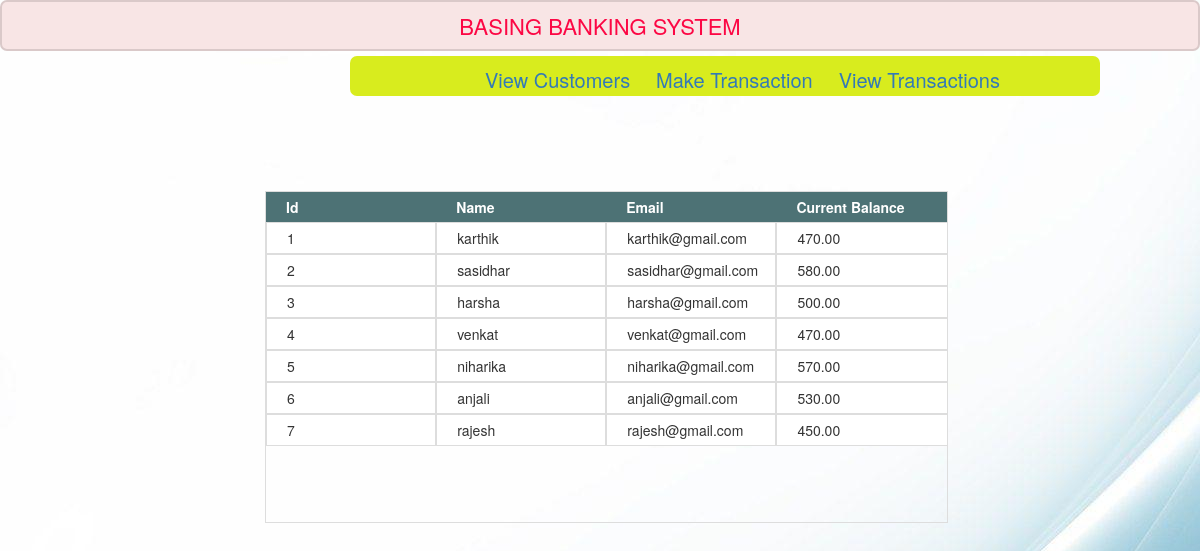
The page /view_cust/ on the database its author committed.
### customers/models.py (models this page shows)
class Customer(models.Model):
    ids = models.IntegerField(null = False , blank = False )
    name = models.CharField(max_length = 200)
    email = models.EmailField(max_length = 200,unique = True,null = False , blank = False)
    curr_bal = models.DecimalField(decimal_places = 2,max_digits = 8)

### customers/views.py (the view)
# urls.py: path("view_cust/",views.view_cust, name = "view_cust" ),
def view_cust(request):
    custs = Customer.objects.all()
    return render(request,"customers/details.html",{'customers' : custs})

### templates/customers/details.html (shortened to what this page needs)
{% extends 'customers/home.html' %}
{% block head %}
<link rel="stylesheet" href="https://maxcdn.bootstrapcdn.com/bootstrap/3.3.7/css/bootstrap.min.css">
{% endblock head %}
{% block content %}
<div class="container">
    <div class="row">
        <table class="col-xs-7 table-bordered table-striped table-condensed table-fixed">
            <thead>
                <tr>
                    <th class = "col">Id</th>
                    <th class="col">Name</th>
                    <th class="col">Email</th>
                    <th class="col">Current Balance</th>
                </tr>
            </thead>
            <tbody>
                {% for customer in customers %}
                <tr>
                    <td class = "col"> {{ customer.ids }} </td>
                    <td class="col" >{{ customer.name }}</td>
                    <td class="col" >{{ customer.email }}</td>
                    <td class="col" >{{ customer.curr_bal }}</td>
                </tr>
                {% endfor %}
            </tbody>
        </table>
    </div>
</div>
{% endblock content %}

### templates/customers/home.html (shortened to what this page needs)
<!DOCTYPE html>
<html lang="en">
<head>
    {% block head %}
    {% endblock %}
</head>
<body>
    {% include 'customers/navbar.html'%}
    {% block content %}
    {% endblock %}
</body>
</html>

### templates/customers/navbar.html (shortened to what this page needs)
<!DOCTYPE html>
<html lang="en">
<head>
</head>
<body>
    <div class="nav">
        <center>
            BASING BANKING SYSTEM
        </center>
    </div>
    <div class="nav2">
            <a  href="{% url 'customers:view_cust' %}">View Customers</a>
            <a  href = "{% url 'customers:transfer' %}">Make Transaction</a>
            <a  href="{% url 'customers:view_hist' %}">View Transactions</a>
    </div>
</body>
</html>

### templates/customers/navbar.html (style rules this page uses)
.nav { border: 2px solid rgba(0, 0, 0, 0.123); padding: 8px; color: rgb(252, 7, 68); background-color: rgb(248, 229, 229); font-size: 22px; border-radius: 7px; }
body { background-image: url("/media/reg.jpg"); }
.nav2 { background-color: rgb(216, 236, 30); border-radius: 7px; position: relative; top: 5px; height:40px; margin-left: 350px; width:750px; }
a { text-decoration: none; font-size:20px; padding:7px; padding-left:15px; position: relative; left:120px; top:10px; }

### templates/customers/details.html (style rules this page uses)
.table-fixed { margin-left: 25rem; margin-top: 10rem; }
.table-fixed thead, .table-fixed thead>th { background: #4d7275; color: #fff; }
.table-fixed tbody tr td { background: #fff; }
.table-fixed>thead>tr>th { border: 0 !important; }
.table-fixed>tbody>tr>td:last-child { border-right: 0; }
.table-fixed tbody td, .table-fixed thead>tr>th { float: left; font-size: 14px; padding-left: 20px !important; }
.table-fixed .col { width: 25%; }
.table-fixed tbody { display: block; height: 300px; overflow-y: auto; }
.table-fixed tr { display: block; }

### rows shown on the page
Customer: ids "1", name "karthik", email "karthik@gmail.com", curr_bal "470.00"
Customer: ids "2", name "sasidhar", email "sasidhar@gmail.com", curr_bal "580.00"
Customer: ids "3", name "harsha", email "harsha@gmail.com", curr_bal "500.00"
Customer: ids "4", name "venkat", email "venkat@gmail.com", curr_bal "470.00"
Customer: ids "5", name "niharika", email "niharika@gmail.com", curr_bal "570.00"
Customer: ids "6", name "anjali", email "anjali@gmail.com", curr_bal "530.00"
Customer: ids "7", name "rajesh", email "rajesh@gmail.com", curr_bal "450.00"
